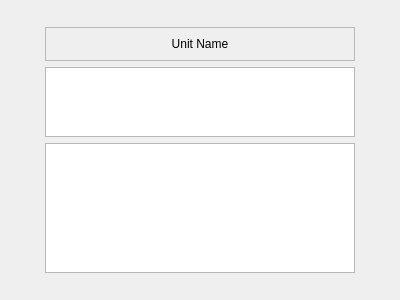
<?xml version="1.0" encoding="UTF-8"?>
<ui version="4.0">
 <class>Form</class>
 <widget class="QWidget" name="Form">
  <property name="geometry">
   <rect>
    <x>0</x>
    <y>0</y>
    <width>400</width>
    <height>300</height>
   </rect>
  </property>
  <property name="windowTitle">
   <string>Form</string>
  </property>
  <layout class="QGridLayout" name="gridLayout_2" rowstretch="1,0,1,8,1" columnstretch="1,9,1">
   <item row="4" column="1">
    <spacer name="verticalSpacer_2">
     <property name="orientation">
      <enum>Qt::Orientation::Vertical</enum>
     </property>
     <property name="sizeHint" stdset="0">
      <size>
       <width>20</width>
       <height>40</height>
      </size>
     </property>
    </spacer>
   </item>
   <item row="3" column="1">
    <widget class="QGraphicsView" name="graphicsView_2"/>
   </item>
   <item row="1" column="2" rowspan="3">
    <spacer name="horizontalSpacer">
     <property name="orientation">
      <enum>Qt::Orientation::Horizontal</enum>
     </property>
     <property name="sizeHint" stdset="0">
      <size>
       <width>40</width>
       <height>20</height>
      </size>
     </property>
    </spacer>
   </item>
   <item row="1" column="1">
    <widget class="QFrame" name="frame">
     <property name="frameShape">
      <enum>QFrame::Shape::StyledPanel</enum>
     </property>
     <property name="frameShadow">
      <enum>QFrame::Shadow::Raised</enum>
     </property>
     <layout class="QGridLayout" name="gridLayout">
      <item row="0" column="0">
       <widget class="QLabel" name="unitName">
        <property name="text">
         <string>Unit Name</string>
        </property>
        <property name="alignment">
         <set>Qt::AlignmentFlag::AlignCenter</set>
        </property>
       </widget>
      </item>
     </layout>
    </widget>
   </item>
   <item row="0" column="1">
    <spacer name="verticalSpacer">
     <property name="orientation">
      <enum>Qt::Orientation::Vertical</enum>
     </property>
     <property name="sizeHint" stdset="0">
      <size>
       <width>20</width>
       <height>40</height>
      </size>
     </property>
    </spacer>
   </item>
   <item row="2" column="1">
    <widget class="QGraphicsView" name="graphicsView"/>
   </item>
   <item row="1" column="0" rowspan="3">
    <spacer name="horizontalSpacer_2">
     <property name="orientation">
      <enum>Qt::Orientation::Horizontal</enum>
     </property>
     <property name="sizeHint" stdset="0">
      <size>
       <width>40</width>
       <height>20</height>
      </size>
     </property>
    </spacer>
   </item>
  </layout>
 </widget>
 <resources/>
 <connections/>
</ui>
